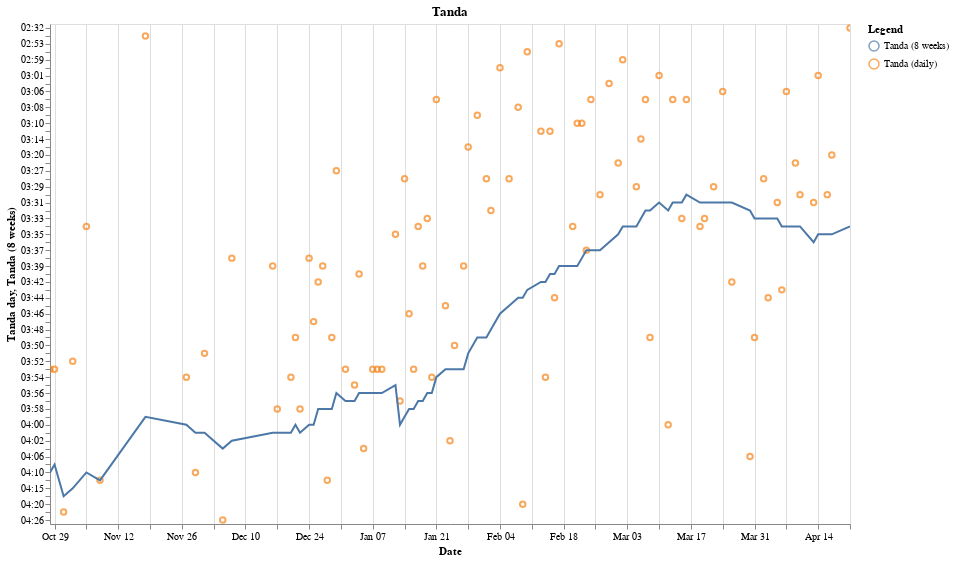

Here is the notebook cell this chart was saved with:
### Code cell
daily_line = (
    alt.Chart(daily_df.reset_index())
    .mark_point()
    .encode(
        x=alt.X("date:T", title="Date"),
        y=alt.Y("hoursminutes(tanda_day_pretty):O", title="Tanda day"),
        color=alt.Color(
            "type_daily:N",
            legend=alt.Legend(title="Legend"),
        ),
        tooltip=[
            alt.Tooltip("tanda_day_pretty", timeUnit="hoursminutes"),
            alt.Tooltip("date", timeUnit="yearmonthdate"),
        ],
    )
)
rolling_line = (
    alt.Chart(daily_df.reset_index())
    .mark_line()
    .encode(
        x=alt.X("date:T", title="Date"),
        y=alt.Y("hoursminutes(rolling_tanda_day_pretty):O", title="Tanda (8 weeks)"),
        color=alt.Color(
            "type_rolling:N",
            legend=alt.Legend(title="Legend"),
        ),
        tooltip=[
            alt.Tooltip("rolling_tanda_day_pretty", timeUnit="hoursminutes"),
            alt.Tooltip("date", timeUnit="yearmonthdate"),
        ],
    )
)


(daily_line + rolling_line).properties(
    width=800, height=500, title="Tanda"
).interactive().show()
